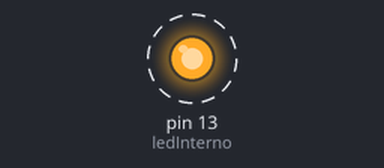
The sketch below on a simulated Arduino Uno, built with avr-gcc and run on an emulated ATmega328P. On the bench: output pins drawn as LEDs (lit = HIGH). Dashed ring = blinking.

Above: at 0.2 s.
Timing chart, 0 to 3.0 s (numbered marks = the images above):
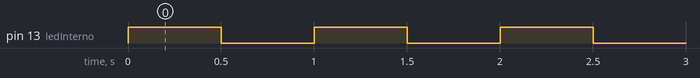

Measured:
- by itself, pin 13 (ledInterno): alternates HIGH for 0.50 s and LOW for 0.50 s

The sketch:

LED_INTERNO.ino
```cpp
int ledInterno = 13;
void setup() {
pinMode(13, OUTPUT);
}

void loop() {
digitalWrite(ledInterno, HIGH);
delay(500);
digitalWrite(ledInterno, LOW);
delay(500);
}
```
